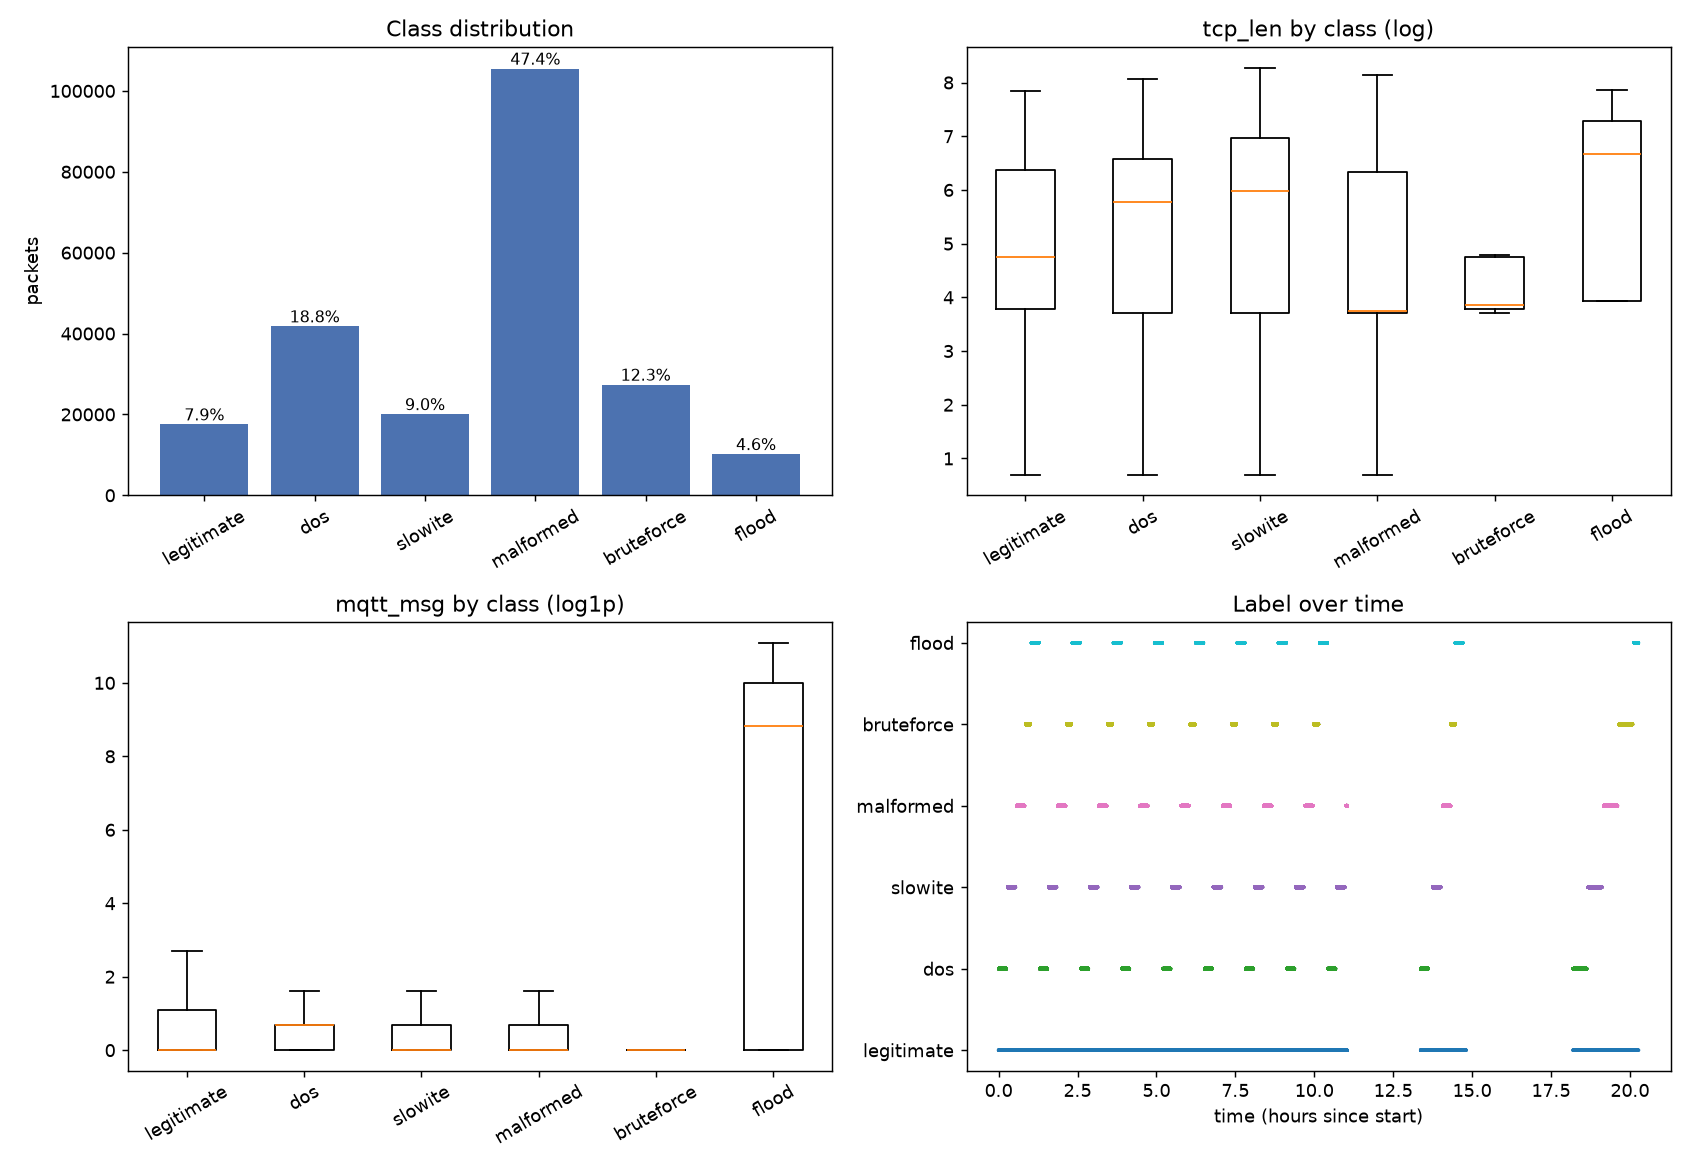

Write Python code to recreate this figure.
"""Quick EDA - MQTTEEB-D cleaned data (run as a script or paste cells into a notebook)."""
import pandas as pd, numpy as np
import matplotlib
matplotlib.use("Agg")
import matplotlib.pyplot as plt

PATH = "MQTTEEB-D_cleaned_data.csv"
df = pd.read_csv(PATH, low_memory=False)

# ---- 1. Structure --------------------------------------------------------
print(df.shape); print(df.dtypes); print(df.isna().sum())
print("duplicates:", df.duplicated().sum())
print("timestamp == tcp_time_delta:", (df.timestamp == df.tcp_time_delta).all())
print("sorted by time:", df.timestamp.is_monotonic_increasing)

# ---- 2. Target -----------------------------------------------------------
print(df.label.value_counts(dropna=False))
print((df.label.value_counts(normalize=True) * 100).round(2))

# ---- 3. Features per class ----------------------------------------------
num = ["tcp_len", "mqtt_msg", "mqtt_kalive", "mqtt_qos", "mqtt_conflag_cleansess"]
print(df.groupby("label")[num].agg(["mean", "median"]).round(2))
for c in ["tcp_flags", "mqtt_conflags", "mqtt_hdrflags", "mqtt_qos"]:
    print(pd.crosstab(df.label, df[c]))

# ---- 4. Temporal structure ----------------------------------------------
df["t"] = df.timestamp - df.timestamp.min()
df["segment"] = (df.label != df.label.shift()).cumsum()
print("number of contiguous label segments:", df.segment.nunique())

# ---- 5. Figures ----------------------------------------------------------
order = ["legitimate", "dos", "slowite", "malformed", "bruteforce", "flood"]
fig, ax = plt.subplots(2, 2, figsize=(13, 9))

counts = df.label.value_counts().reindex(order)
ax[0, 0].bar(counts.index, counts.values, color="#4C72B0")
ax[0, 0].set_title("Class distribution"); ax[0, 0].set_ylabel("packets")
for i, v in enumerate(counts.values):
    ax[0, 0].text(i, v, f"{v/len(df)*100:.1f}%", ha="center", va="bottom", fontsize=9)
ax[0, 0].tick_params(axis="x", rotation=30)

for col, a, title in [("tcp_len", ax[0, 1], "tcp_len by class (log)"),
                      ("mqtt_msg", ax[1, 0], "mqtt_msg by class (log1p)")]:
    data = [np.log1p(df.loc[df.label == k, col]) for k in order]
    a.boxplot(data, tick_labels=order, showfliers=False)
    a.set_title(title); a.tick_params(axis="x", rotation=30)

d = df.dropna(subset=["label"])
codes = d.label.map({k: i for i, k in enumerate(order)})
ax[1, 1].scatter(d.t / 3600, codes, s=1, c=codes, cmap="tab10")
ax[1, 1].set_yticks(range(len(order))); ax[1, 1].set_yticklabels(order)
ax[1, 1].set_xlabel("time (hours since start)"); ax[1, 1].set_title("Label over time")

plt.tight_layout(); plt.savefig("eda_mqtteeb.png", dpi=130)
